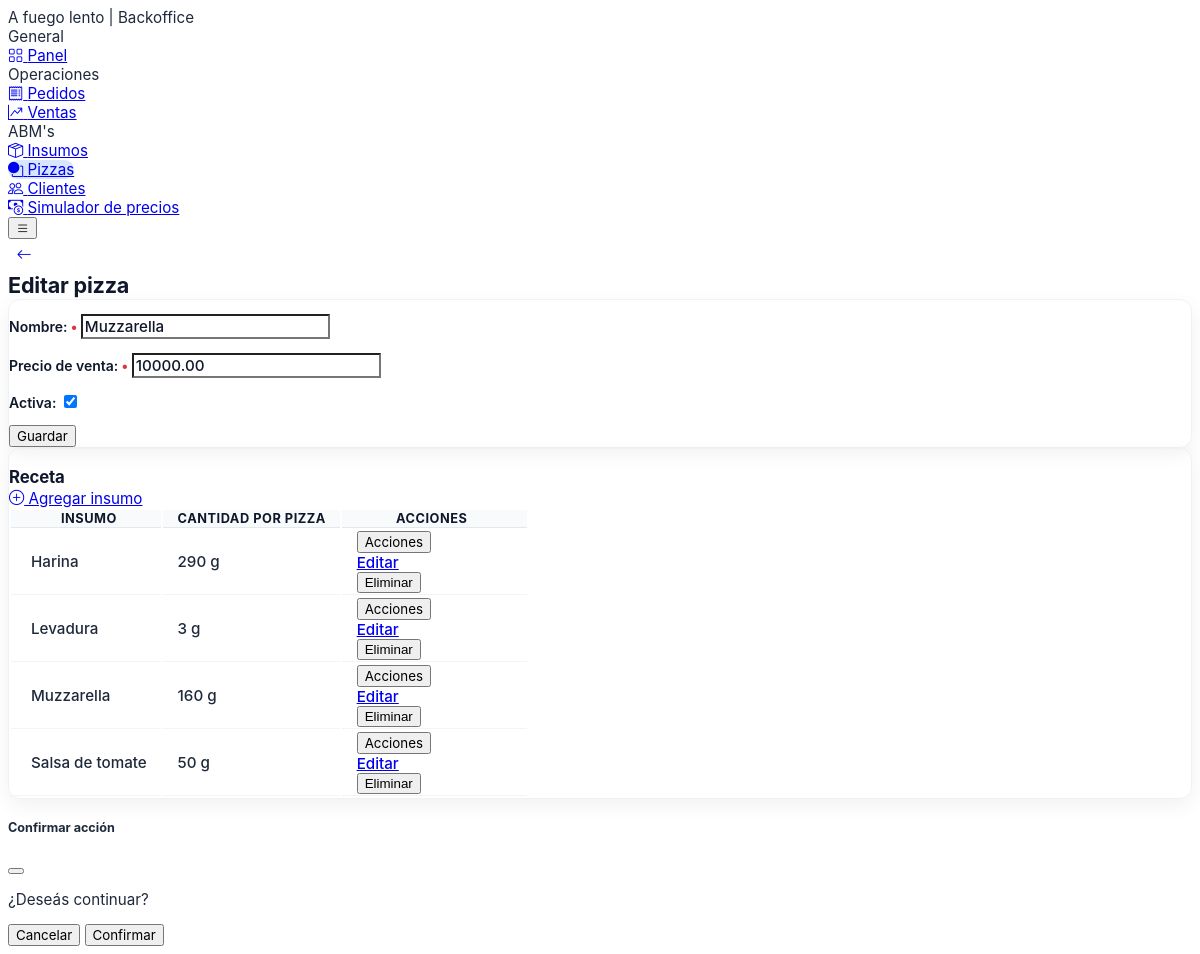
The app's page /pizzas/1/edit/, older data.
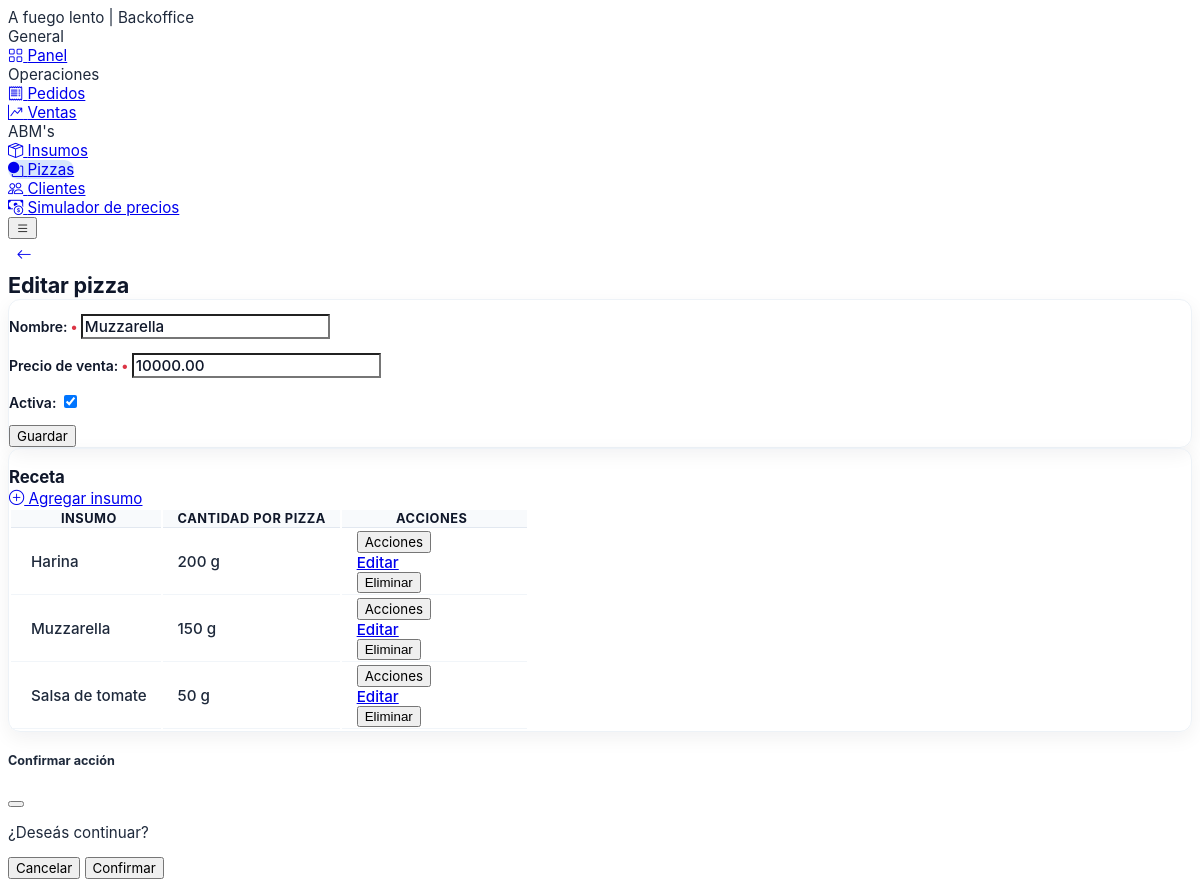
The same page, newer data.
### core/models.py (models this page shows, shortened)
class RecipeItem(models.Model):
    pizza = models.ForeignKey(Pizza, on_delete=models.CASCADE, related_name="recipe_items")
    ingredient = models.ForeignKey(Ingredient, on_delete=models.PROTECT, related_name="recipe_items")
    quantity = models.DecimalField(max_digits=12, decimal_places=3, validators=[MinValueValidator(0.001)])
    class Meta:
        constraints = [
            models.UniqueConstraint(fields=["pizza", "ingredient"], name="uniq_recipe_item"),
        ]

class TimestampedModel(models.Model):
    created_at = models.DateTimeField(auto_now_add=True)
    updated_at = models.DateTimeField(auto_now=True)
    class Meta:
        abstract = True

class Ingredient(TimestampedModel):
    class Unit(models.TextChoices):
        GRAM = "g", "Gramo"
        MILLILITER = "ml", "Mililitro"
        UNIT = "un", "Unidad"
    name = models.CharField(max_length=120, unique=True)
    unit = models.CharField(max_length=2, choices=Unit.choices)
    quantity = models.DecimalField(
        max_digits=12,
        decimal_places=3,
        validators=[MinValueValidator(0.001)],
        verbose_name="Cantidad",
    )
    total_price = models.DecimalField(
        max_digits=12,
        decimal_places=2,
        validators=[MinValueValidator(0)],
        verbose_name="Precio total",
    )
    unit_price = models.DecimalField(
        max_digits=14,
        decimal_places=6,
        validators=[MinValueValidator(0)],
        verbose_name="Precio unitario",
    )
    is_active = models.BooleanField(default=True)

### core/views.py (the view, shortened to what this page needs)
# urls.py: path("pizzas/<int:pk>/edit/", PizzaUpdateView.as_view(), name="pizza_update"),
class PizzaUpdateView(View):
    template_name = "core/pizza_form.html"
    def get(self, request, pk):
        pizza = get_object_or_404(Pizza, pk=pk)
        recipe_items = pizza.recipe_items.select_related("ingredient").order_by("ingredient__name")
        return render(
            request,
            self.template_name,
            {"form": PizzaForm(instance=pizza), "pizza": pizza, "recipe_items": recipe_items},
        )

### core/forms.py
class PizzaForm(forms.ModelForm):
    class Meta:
        model = Pizza
        fields = ["name", "sale_price", "is_active"]
    def __init__(self, *args, **kwargs):
        super().__init__(*args, **kwargs)
        _apply_styles(self)
        self.fields["name"].label = "Nombre"
        self.fields["sale_price"].label = "Precio de venta"
        self.fields["is_active"].label = "Activa"

### core/forms.py (called while the page is built)
def _apply_styles(form):
    for field in form.fields.values():
        widget = field.widget
        existing = widget.attrs.get("class", "")
        if isinstance(widget, (forms.Select, forms.SelectMultiple)):
            css = "form-select"
        elif isinstance(widget, forms.CheckboxInput):
            css = "form-check-input"
        else:
            css = "form-control"
        widget.attrs["class"] = f"{existing} {css}".strip()

### templates/core/pizza_form.html (shortened to what this page needs)
{% extends "base.html" %}
{% block page_back %}
<a class="btn btn-icon btn-light-primary bo-back-btn" href="/pizzas/" title="Volver">
  <i class="bi bi-arrow-left"></i>
</a>
{% endblock %}
{% block page_title %}{% if pizza %}Editar pizza{% else %}Nueva pizza{% endif %}{% endblock %}
{% block content %}
<div class="card bo-content-card mb-5">
  <div class="card-body">
    <form method="post" class="bo-form">
      {{ form.as_p }}
      <button class="btn btn-primary" type="submit">Guardar</button>
    </form>
  </div>
</div>
{% if pizza %}
<div class="card bo-content-card">
  <div class="card-header d-flex flex-wrap justify-content-between align-items-center gap-3">
    <h3 class="card-title mb-0">Receta</h3>
    <a class="btn btn-light-primary" href="{% url 'core:pizza_recipe_create' pizza.id %}">
      <i class="bi bi-plus-circle"></i>&nbsp;Agregar insumo
    </a>
  </div>
  <div class="card-body p-0">
    <div class="table-responsive bo-table-responsive">
      <table class="table table-row-dashed align-middle gs-0 gy-3 bo-table mb-0">
        <thead>
          <tr>
            <th>Insumo</th>
            <th>Cantidad por pizza</th>
            <th>Acciones</th>
          </tr>
        </thead>
        <tbody>
        {% for recipe in recipe_items %}
          <tr>
            <td>{{ recipe.ingredient.name }}</td>
            <td>{{ recipe.quantity|floatformat:"-3" }} {{ recipe.ingredient.unit }}</td>
            <td>
              <div class="dropdown">
                <button class="btn btn-sm btn-light-primary dropdown-toggle" data-bs-toggle="dropdown" type="button">
                  Acciones
                </button>
                <div class="dropdown-menu">
                  <a class="dropdown-item" href="{% url 'core:recipe_update' recipe.id %}">Editar</a>
                  <form method="post" action="{% url 'core:recipe_delete' recipe.id %}" data-confirm-message="¿Eliminar insumo de la receta?">
                    <button class="dropdown-item text-danger" type="submit">Eliminar</button>
                  </form>
                </div>
              </div>
            </td>
          </tr>
        {% empty %}
          <tr class="bo-empty-row"><td colspan="3">Esta pizza aún no tiene insumos en la receta.</td></tr>
        {% endfor %}
        </tbody>
      </table>
    </div>
  </div>
</div>
{% else %}
<div class="alert alert-primary d-flex align-items-center p-5">
  <i class="bi bi-info-circle-fill fs-3 text-primary me-3"></i>
  <span>Guardá la pizza para poder cargar su receta de insumos.</span>
</div>
{% endif %}
{% endblock %}

Row changes from the older to the newer data that the page shows:
removed RecipeItem: ingredient.name "Levadura", quantity "3", ingredient.unit "g"
changed RecipeItem "Harina": quantity "290" → "200"
changed RecipeItem "Muzzarella": quantity "160" → "150"
